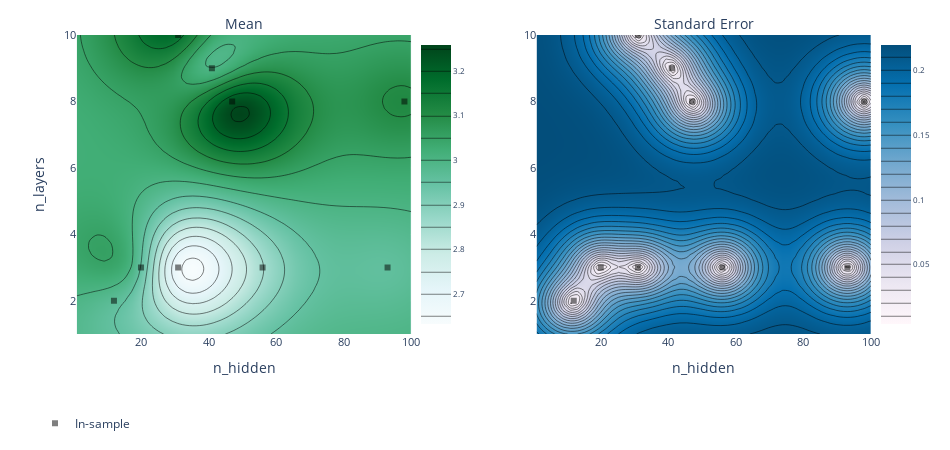

Notebook cell for this chart:
### Code cell
bayesnn.plot_hyperopt_hyperparams("n_hidden", "n_layers")

### Figure 1 — Plotly figure (JSON) as saved in the notebook; plotly's stock layout.template omitted (floating-point values rounded to 4 significant figures; data arrays with more than 128 entries replaced by an {"elided": "..."} marker saying what was removed)
{"data": [{"autocolorscale": false, "autocontour": true, "colorbar": {"tickfont": {"size": 8}, "ticksuffix": "", "x": 0.45, "y": 0.5}, "colorscale": [[0, "rgb(247,252,253)"], [0.125, "rgb(229,245,249)"], [0.25, "rgb(204,236,230)"], [0.375, "rgb(153,216,201)"], [0.5, "rgb(102,194,164)"], [0.625, "rgb(65,174,118)"], [0.75, "rgb(35,139,69)"], [0.875, "rgb(0,109,44)"], [1, "rgb(0,68,27)"]], "contours": {"coloring": "heatmap"}, "hoverinfo": "x+y+z", "ncontours": 25, "type": "contour", "x": [1, 3.02, 5.041, 7.061, 9.082, 11.1, 13.12, 15.14, 17.16, 19.18, 21.2, 23.22, 25.24, 27.27, 29.29, 31.31, 33.33, 35.35, 37.37, 39.39, 41.41, 43.43, 45.45, 47.47, 49.49, 51.51, 53.53, 55.55, 57.57, 59.59, 61.61, 63.63, 65.65, 67.67, 69.69, 71.71, 73.73, 75.76, 77.78, 79.8, 81.82, 83.84, 85.86, 87.88, 89.9, 91.92, 93.94, 95.96, 97.98, 100], "xaxis": "x", "y": [1, 1.184, 1.367, 1.551, 1.735, 1.918, 2.102, 2.286, 2.469, 2.653, 2.837, 3.02, 3.204, 3.388, 3.571, 3.755, 3.939, 4.122, 4.306, 4.49, 4.673, 4.857, 5.041, 5.224, 5.408, 5.592, 5.776, 5.959, 6.143, 6.327, 6.51, 6.694, 6.878, 7.061, 7.245, 7.429, 7.612, 7.796, 7.98, 8.163, 8.347, 8.531, 8.714, 8.898, 9.082, 9.265, 9.449, 9.633, 9.816, 10], "yaxis": "y", "z": {"elided": "50x50 float values"}, "zauto": true, "zmax": 3.258, "zmin": -3.258}, {"autocolorscale": false, "autocontour": true, "colorbar": {"tickfont": {"size": 8}, "ticksuffix": "", "x": 1, "y": 0.5}, "colorscale": [[0, "rgb(255,247,251)"], [0.1429, "rgb(236,231,242)"], [0.2857, "rgb(208,209,230)"], [0.4286, "rgb(166,189,219)"], [0.5714, "rgb(116,169,207)"], [0.7143, "rgb(54,144,192)"], [0.8571, "rgb(5,112,176)"], [1, "rgb(3,78,123)"]], "contours": {"coloring": "heatmap"}, "hoverinfo": "x+y+z", "ncontours": 25, "type": "contour", "x": [1, 3.02, 5.041, 7.061, 9.082, 11.1, 13.12, 15.14, 17.16, 19.18, 21.2, 23.22, 25.24, 27.27, 29.29, 31.31, 33.33, 35.35, 37.37, 39.39, 41.41, 43.43, 45.45, 47.47, 49.49, 51.51, 53.53, 55.55, 57.57, 59.59, 61.61, 63.63, 65.65, 67.67, 69.69, 71.71, 73.73, 75.76, 77.78, 79.8, 81.82, 83.84, 85.86, 87.88, 89.9, 91.92, 93.94, 95.96, 97.98, 100], "xaxis": "x2", "y": [1, 1.184, 1.367, 1.551, 1.735, 1.918, 2.102, 2.286, 2.469, 2.653, 2.837, 3.02, 3.204, 3.388, 3.571, 3.755, 3.939, 4.122, 4.306, 4.49, 4.673, 4.857, 5.041, 5.224, 5.408, 5.592, 5.776, 5.959, 6.143, 6.327, 6.51, 6.694, 6.878, 7.061, 7.245, 7.429, 7.612, 7.796, 7.98, 8.163, 8.347, 8.531, 8.714, 8.898, 9.082, 9.265, 9.449, 9.633, 9.816, 10], "yaxis": "y2", "z": {"elided": "50x50 float values"}}, {"hoverinfo": "text", "legendgroup": "In-sample", "marker": {"color": "black", "opacity": 0.5, "symbol": 1}, "mode": "markers", "name": "In-sample", "text": ["0_0", "1_0", "2_0", "3_0", "4_0", "5_0", "6_0", "7_0", "8_0"], "type": "scatter", "x": [41, 93, 98, 12, 47, 31, 56, 31, 20], "xaxis": "x", "y": [9, 3, 8, 2, 8, 10, 3, 3, 3], "yaxis": "y"}, {"hoverinfo": "text", "legendgroup": "In-sample", "marker": {"color": "black", "opacity": 0.5, "symbol": 1}, "mode": "markers", "name": "In-sample", "showlegend": false, "text": ["0_0", "1_0", "2_0", "3_0", "4_0", "5_0", "6_0", "7_0", "8_0"], "type": "scatter", "x": [41, 93, 98, 12, 47, 31, 56, 31, 20], "xaxis": "x2", "y": [9, 3, 8, 2, 8, 10, 3, 3, 3], "yaxis": "y2"}], "layout": {"annotations": [{"font": {"size": 14}, "showarrow": false, "text": "Mean", "x": 0.25, "xanchor": "center", "xref": "paper", "y": 1, "yanchor": "bottom", "yref": "paper"}, {"font": {"size": 14}, "showarrow": false, "text": "Standard Error", "x": 0.8, "xanchor": "center", "xref": "paper", "y": 1, "yanchor": "bottom", "yref": "paper"}], "autosize": false, "height": 450, "hovermode": "closest", "legend": {"orientation": "h", "x": 0, "y": -0.25}, "margin": {"b": 100, "l": 35, "pad": 0, "r": 35, "t": 35}, "width": 950, "xaxis": {"anchor": "y", "autorange": false, "domain": [0.05, 0.45], "exponentformat": "e", "range": [1, 100], "tickfont": {"size": 11}, "tickmode": "auto", "title": {"text": "n_hidden"}, "type": "linear"}, "xaxis2": {"anchor": "y2", "autorange": false, "domain": [0.6, 1], "exponentformat": "e", "range": [1, 100], "tickfont": {"size": 11}, "tickmode": "auto", "title": {"text": "n_hidden"}, "type": "linear"}, "yaxis": {"anchor": "x", "autorange": false, "domain": [0, 1], "exponentformat": "e", "range": [1, 10], "tickfont": {"size": 11}, "tickmode": "auto", "title": {"text": "n_layers"}, "type": "linear"}, "yaxis2": {"anchor": "x2", "autorange": false, "domain": [0, 1], "exponentformat": "e", "range": [1, 10], "tickfont": {"size": 11}, "tickmode": "auto", "type": "linear"}}}
